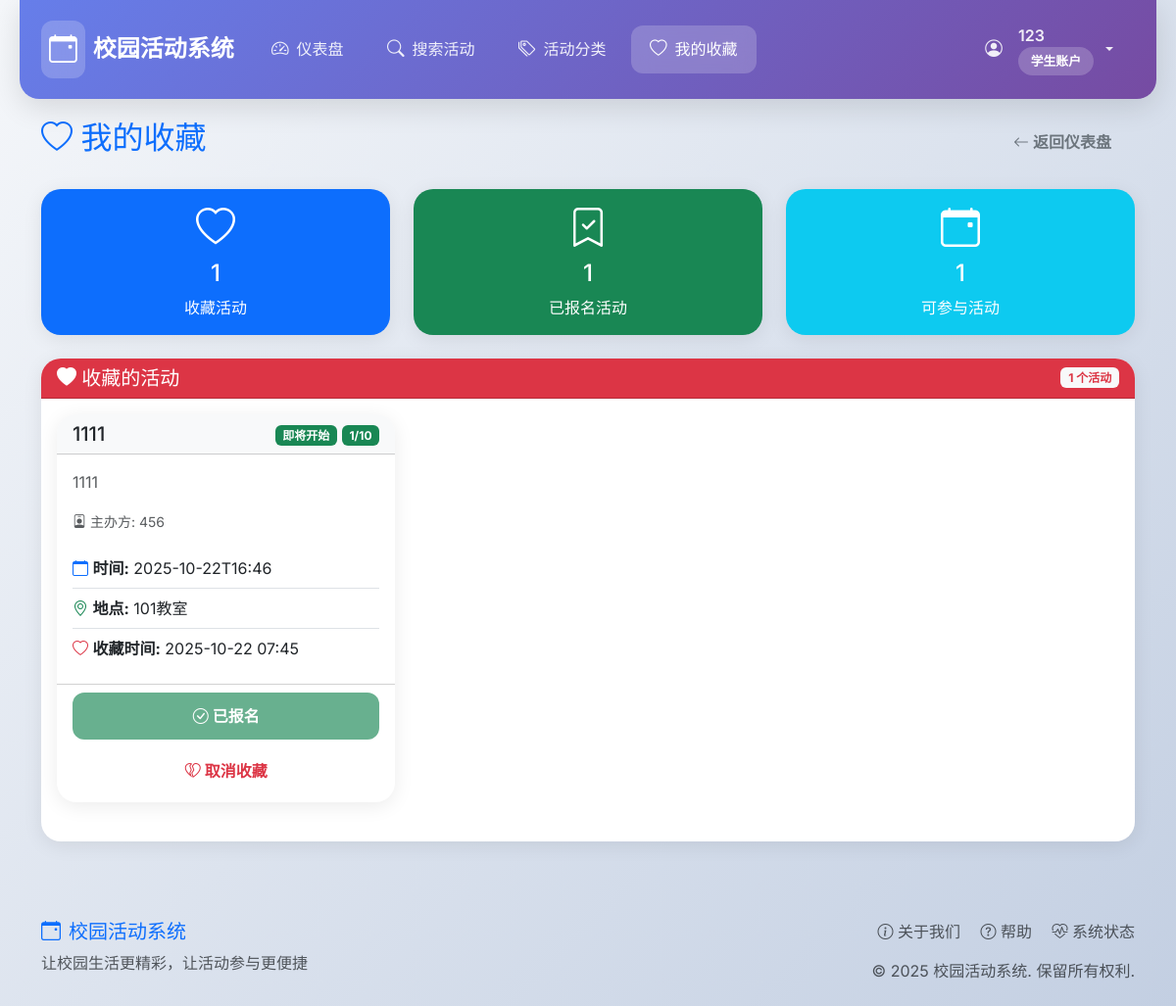
The app's page /favorites (signed in) with its own data.
### tables this page shows
CREATE TABLE favorites (
            id INTEGER PRIMARY KEY AUTOINCREMENT,
            student_id INTEGER NOT NULL,
            event_id INTEGER NOT NULL,
            created_at TIMESTAMP DEFAULT CURRENT_TIMESTAMP,
            FOREIGN KEY (student_id) REFERENCES users (id),
            FOREIGN KEY (event_id) REFERENCES events (id),
            UNIQUE(student_id, event_id)
        );

CREATE TABLE events (
            id INTEGER PRIMARY KEY AUTOINCREMENT,
            title TEXT NOT NULL,
            description TEXT,
            date_time TEXT NOT NULL,
            end_time TEXT NOT NULL,
            location TEXT NOT NULL,
            max_participants INTEGER NOT NULL,
            club_id INTEGER NOT NULL,
            status TEXT DEFAULT 'upcoming',
            created_at TIMESTAMP DEFAULT CURRENT_TIMESTAMP,
            FOREIGN KEY (club_id) REFERENCES users (id)
        );

CREATE TABLE users (
            id INTEGER PRIMARY KEY AUTOINCREMENT,
            username TEXT UNIQUE NOT NULL,
            password TEXT NOT NULL,
            role TEXT NOT NULL, -- 'student' or 'club'
            email TEXT,
            created_at TIMESTAMP DEFAULT CURRENT_TIMESTAMP
        );

### app.py (the view)
@app.route('/favorites')
def favorites():
    if 'user_id' not in session or session['role'] != 'student':
        flash('只有学生可以查看收藏。', 'error')
        return redirect(url_for('login'))
    conn = get_db_connection()
    if not conn:
        flash('数据库连接失败，请检查系统配置。', 'error')
        return render_template('favorites.html', events=[])
    try:
        events = conn.execute('''
            SELECT e.*, u.username as club_name,
                   (SELECT COUNT(*) FROM registrations r WHERE r.event_id = e.id) as registered_count,
                   (SELECT COUNT(*) FROM registrations r WHERE r.event_id = e.id AND r.student_id = ?) as is_registered,
                   f.created_at
            FROM events e
            JOIN users u ON e.club_id = u.id
            JOIN favorites f ON e.id = f.event_id
            WHERE f.student_id = ? AND (e.status = 'upcoming' OR e.status = 'ongoing')
            ORDER BY f.created_at DESC
        ''', (session['user_id'], session['user_id'])).fetchall()
        conn.close()
        return render_template('favorites.html', events=events)
    except Exception as e:
        conn.close()
        flash(f'加载收藏失败：{str(e)}', 'error')
        return render_template('favorites.html', events=[])

### models.py (called while the page is built)
def get_db_connection():
    conn = sqlite3.connect('campus_events.db', check_same_thread=False)
    conn.row_factory = sqlite3.Row  # 使返回的行像字典一样工作
    return conn

### templates/favorites.html (shortened to what this page needs)
{% extends "base.html" %}
{% block content %}
<div class="d-flex justify-content-between align-items-center mb-4">
    <h2 class="text-primary">
        <i class="bi bi-heart"></i> 我的收藏
    </h2>
    <div>
        <a href="{{ url_for('dashboard') }}" class="btn btn-outline-secondary">
            <i class="bi bi-arrow-left"></i> 返回仪表盘
        </a>
    </div>
</div>
<div class="row mb-4">
    <div class="col-md-4">
        <div class="card bg-primary text-white">
            <div class="card-body text-center py-3">
                <i class="bi bi-heart display-6"></i>
                <h4 class="mt-2">{{ events|length if events else 0 }}</h4>
                <p class="mb-0">收藏活动</p>
            </div>
        </div>
    </div>
    <div class="col-md-4">
        <div class="card bg-success text-white">
            <div class="card-body text-center py-3">
                <i class="bi bi-bookmark-check display-6"></i>
                <h4 class="mt-2">
                    {% set registered_count = namespace(value=0) %}
                    {% for event in events %}
                        {% if event.is_registered %}
                            {% set registered_count.value = registered_count.value + 1 %}
                        {% endif %}
                    {% endfor %}
                    {{ registered_count.value }}
                </h4>
                <p class="mb-0">已报名活动</p>
            </div>
        </div>
    </div>
    <div class="col-md-4">
        <div class="card bg-info text-white">
            <div class="card-body text-center py-3">
                <i class="bi bi-calendar-event display-6"></i>
                <h4 class="mt-2">
                    {% set upcoming_count = namespace(value=0) %}
                    {% for event in events %}
                        {% if event.status == 'upcoming' or event.status == 'ongoing' %}
                            {% set upcoming_count.value = upcoming_count.value + 1 %}
                        {% endif %}
                    {% endfor %}
                    {{ upcoming_count.value }}
                </h4>
                <p class="mb-0">可参与活动</p>
            </div>
        </div>
    </div>
</div>
<div class="card">
    <div class="card-header bg-danger text-white d-flex justify-content-between align-items-center">
        <h5 class="card-title mb-0">
            <i class="bi bi-heart-fill"></i> 收藏的活动
        </h5>
        <span class="badge bg-light text-danger">
            {{ events|length if events else 0 }} 个活动
        </span>
    </div>
    <div class="card-body">
        {% if events and events|length > 0 %}
            <div class="row">
                {% for event in events %}
                <div class="col-xl-4 col-lg-6 mb-4">
                    <div class="card event-card h-100 border-danger">
                        <div class="card-header bg-light d-flex justify-content-between align-items-center">
                            <h5 class="card-title mb-0 text-truncate" title="{{ event.title }}">
                                {{ event.title }}
                            </h5>
                            <div>
                                {% if event.status == 'upcoming' %}
                                    <span class="badge bg-success">即将开始</span>
                                {% elif event.status == 'ongoing' %}
                                    <span class="badge bg-warning">进行中</span>
                                {% elif event.status == 'completed' %}
                                    <span class="badge bg-info">已结束</span>
                                {% endif %}
                                <span class="badge {% if event.registered_count >= event.max_participants %}bg-danger{% else %}bg-success{% endif %}">
                                    {{ event.registered_count }}/{{ event.max_participants }}
                                </span>
                            </div>
                        </div>
                        <div class="card-body">
                            <p class="card-text text-muted">
                                {{ event.description or '暂无描述' }}
                            </p>
                            <div class="mb-3">
                                <small class="text-muted">
                                    <i class="bi bi-person-badge"></i> 主办方: {{ event.club_name }}
                                </small>
                            </div>
                            <ul class="list-group list-group-flush">
                                <li class="list-group-item px-0">
                                    <i class="bi bi-calendar text-primary"></i>
                                    <strong>时间:</strong> {{ event.date_time }}
                                </li>
                                <li class="list-group-item px-0">
                                    <i class="bi bi-geo-alt text-success"></i>
                                    <strong>地点:</strong> {{ event.location }}
                                </li>
                                <li class="list-group-item px-0">
                                    <i class="bi bi-heart text-danger"></i>
                                    <strong>收藏时间:</strong> {{ event.created_at[:16] }}
                                </li>
                            </ul>
                        </div>
                        <div class="card-footer bg-transparent">
                            <div class="d-grid gap-2">
                                {% if event.is_registered %}
                                    <button class="btn btn-success" disabled>
                                        <i class="bi bi-check-circle"></i> 已报名
                                    </button>
                                {% elif event.registered_count >= event.max_participants %}
                                    <button class="btn btn-secondary" disabled>
                                        <i class="bi bi-x-circle"></i> 人数已满
                                    </button>
                                {% else %}
                                    <a href="{{ url_for('register_event', event_id=event.id) }}"
                                       class="btn btn-primary">
                                        <i class="bi bi-plus-circle"></i> 立即报名
                                    </a>
                                {% endif %}
                                <a href="{{ url_for('unfavorite_event', event_id=event.id) }}"
                                   class="btn btn-outline-danger"
                                   onclick="return confirm('确定要取消收藏这个活动吗？')">
                                    <i class="bi bi-heartbreak"></i> 取消收藏
                                </a>
                            </div>
                        </div>
                    </div>
                </div>
                {% endfor %}
            </div>
        {% endif %}
    </div>
</div>
{% endblock %}

### templates/base.html (style rules this page uses)
:root { --primary-gradient: linear-gradient(135deg, #667eea 0%, #764ba2 100%); --success-gradient: linear-gradient(135deg, #4facfe 0%, #00f2fe 100%); --warning-gradient: linear-gradient(135deg, #f093fb 0%, #f5576c 100%); --info-gradient: linear-gradient(135deg, #43e97b 0%, #38f9d7 100%); --shadow-soft: 0 4px 20px rgba(0,0,0,0.08); --shadow-medium: 0 8px 30px rgba(0,0,0,0.12); --shadow-large: 0 20px 60px rgba(0,0,0,0.15); }
body { font-family: 'Inter', -apple-system, BlinkMacSystemFont, sans-serif; background: linear-gradient(135deg, #f5f7fa 0%, #c3cfe2 100%); min-height: 100vh; padding-top: 0; }
.card { border: none; border-radius: 20px; box-shadow: var(--shadow-soft); transition: all 0.3s cubic-bezier(0.4, 0, 0.2, 1); overflow: hidden; }
.btn { border-radius: 12px; font-weight: 600; padding: 12px 24px; transition: all 0.3s cubic-bezier(0.4, 0, 0.2, 1); border: none; }

### records on screen
favorites: title "1111", registered_count "1", max_participants "10", description "1111", club_name "456", date_time "2025-10-22T16:46", location "101教室", created_at "2025-10-22 07:45"

### other values on screen
{{ session.username }} "123"
{{ '社团账户' if session.role == 'club' else '学生账户' }} "学生账户"
{{ events|length if events else 0 }} "1"
{{ registered_count.value }} "1"
{{ upcoming_count.value }} "1"
